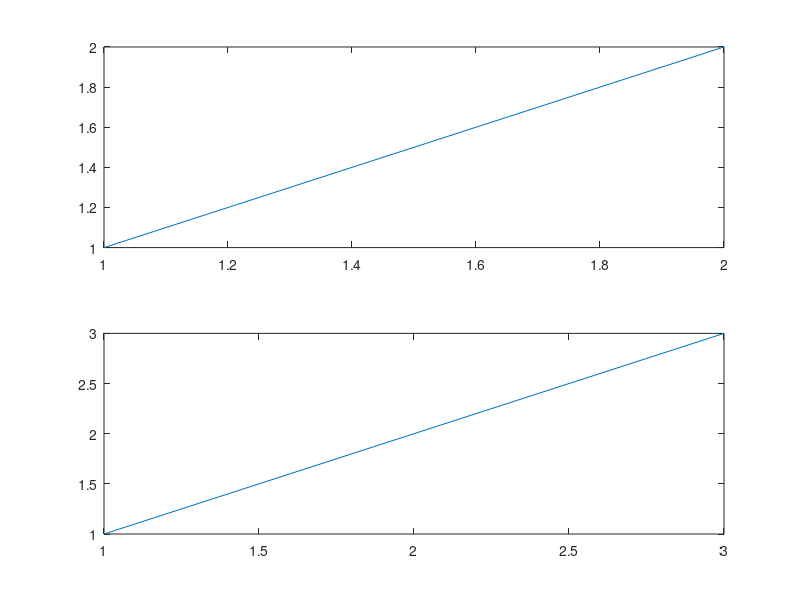

The MATLAB script that drew this image: (Note: this script raises an error after producing the figure.)
% covers: 3 - subplot(2, 1, k) makes two axes in one figure: the saved SVG holds two class="axes" groups
% Item 3 as the spec writes it, the file named after the case. The SVG is
% read back and deleted before anything is asserted about it.
subplot(2, 1, 1);
plot(1:2);
subplot(2, 1, 2);
plot(1:3);
saveas(gcf, 'subplot_two_axes.svg');
s = fileread('subplot_two_axes.svg');
delete('subplot_two_axes.svg');
disp(numel(strfind(s, 'class="axes"')))
